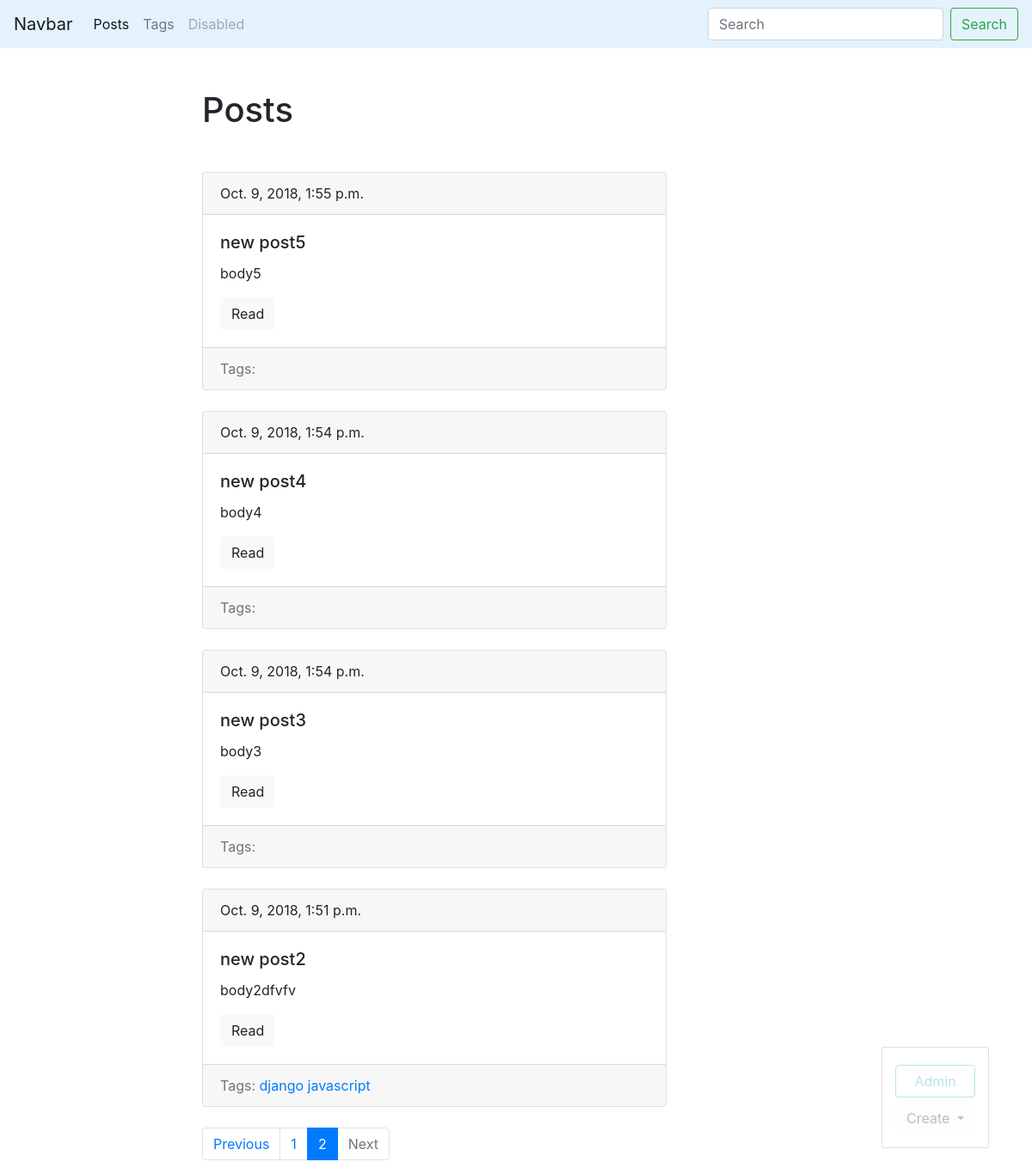
The page /blog/?page=2 (signed in) on the database its author committed.
### blog/models.py (models this page shows, shortened)
class Post(models.Model):
    title = models.CharField(max_length=150, db_index=True)
    slug = models.SlugField(max_length=150, blank=True, unique=True)
    body = models.TextField(blank=True, db_index=True)
    tags = models.ManyToManyField('Tag', blank=True, related_name='posts')
    date_pub = models.DateTimeField(auto_now_add=True)
    def get_absolute_url(self):
        return reverse('post_detail_url', kwargs={'slug': self.slug})
    class Meta:
        ordering = ['-date_pub']

class Tag(models.Model):
    title = models.CharField(max_length=150)
    slug = models.SlugField(max_length=150, unique=True)
    def get_absolute_url(self):
        return reverse('tag_detail_url', kwargs={'slug': self.slug})
    class Meta:
        ordering = ['title']

### blog/views.py (the view)
# urls.py: path('', posts_list, name='posts_list_url'),
def posts_list(request):
    search_query = request.GET.get('search', '')
    if search_query:
        posts = Post.objects.filter(Q(title__icontains=search_query) | Q(body__icontains=search_query))
    else:
        posts = Post.objects.all()
    paginator = Paginator(posts, 5)
    page_number = request.GET.get('page', 1)
    page = paginator.get_page(page_number)
    is_paginated = page.has_other_pages()
    if page.has_previous():
        prev_url = '?page={}'.format(page.previous_page_number())
    else:
        prev_url = ''
    if page.has_next():
        next_url = '?page={}'.format(page.next_page_number())
    else:
        next_url = ''
    context = {
        'page_object': page,
        'is_paginated': is_paginated,
        'next_url': next_url,
        'prev_url': prev_url
    }
    return render(request, 'blog/index.html', context=context)

### blog/templates/blog/index.html (shortened to what this page needs)
{% extends 'blog/base_blog.html' %}
{% block content %}
<h1 class="mb-5">Posts</h1>
    {% for post in page_object.object_list %}
            {% include 'blog/includes/post_card_template.html' %}
    {% endfor %}
{% endblock %}

### blog/templates/blog/includes/post_card_template.html
<div class="card mb-4">
  <div class="card-header">
      {{ post.date_pub }}
  </div>
  <div class="card-body">
    <h5 class="card-title">{{ post.title }}</h5>
    <p class="card-text">{{ post.body|truncatewords:15 }}</p>
    <a href="{{ post.get_absolute_url }}" class="btn btn-light">Read</a>
  </div>
    <div class="card-footer text-muted">
        Tags:
        {% for tag in post.tags.all %}
            <a href="{{ tag.get_absolute_url}}">{{ tag.title }}</a>
        {% endfor %}
    </div>
</div>

### rows shown on the page
Post: date_pub "Oct. 9, 2018, 1:55 p.m.", title "new post5", body "body5"
Post: date_pub "Oct. 9, 2018, 1:54 p.m.", title "new post4", body "body4"
Post: date_pub "Oct. 9, 2018, 1:54 p.m.", title "new post3", body "body3"
Post: date_pub "Oct. 9, 2018, 1:51 p.m.", title "new post2", body "body2dfvfv"
Tag: title "django"
Tag: title "javascript"

### other values the page prints
{{ n }} "1"
{{ n }} "2"
